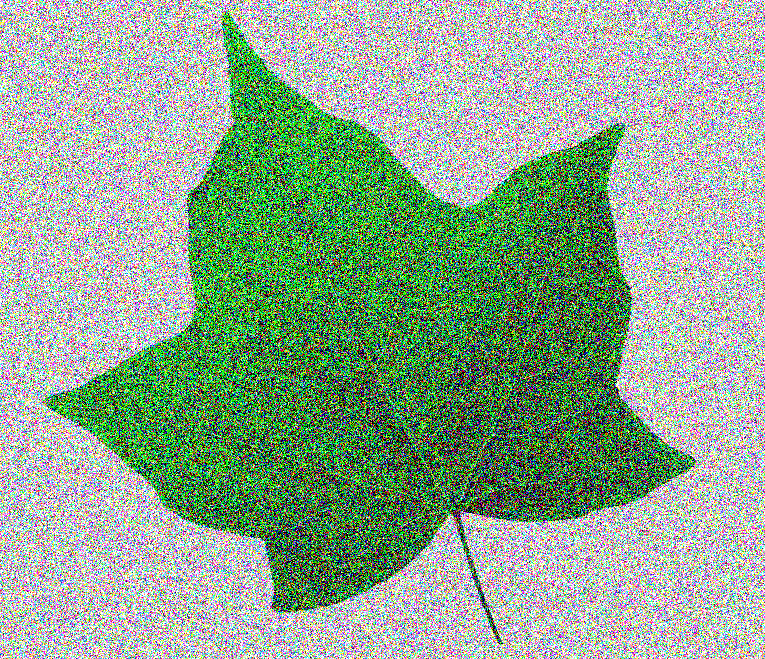
#> input picture resources/leaf-noise.png, 765 x 659 px
$ python '7.3. otsu threshold.py'
#> lines starting #> are read from the running program, lines starting #| are printed output that depends on the picture; after the words box and inside, x2 and y2 are one past the last pixel; in counts of white or black regions, pixels touching at a corner belong together
import cv2

img = cv2.imread('../resources/leaf-noise.png')
#> img is the input picture: shape (659, 765, 3); mean B, G, R 143.7, 166.8, 143.8

imggray = cv2.cvtColor(img, code= cv2.COLOR_BGR2GRAY)
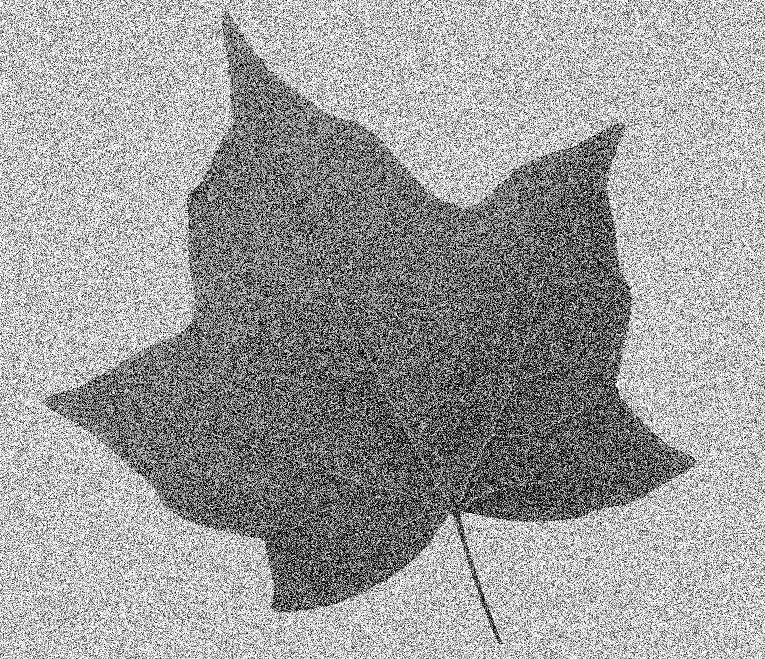
#> imggray: shape (659, 765); min 0, max 255, mean 157.3

imgblur = cv2.GaussianBlur(imggray, ksize=(11,11), sigmaX=0)
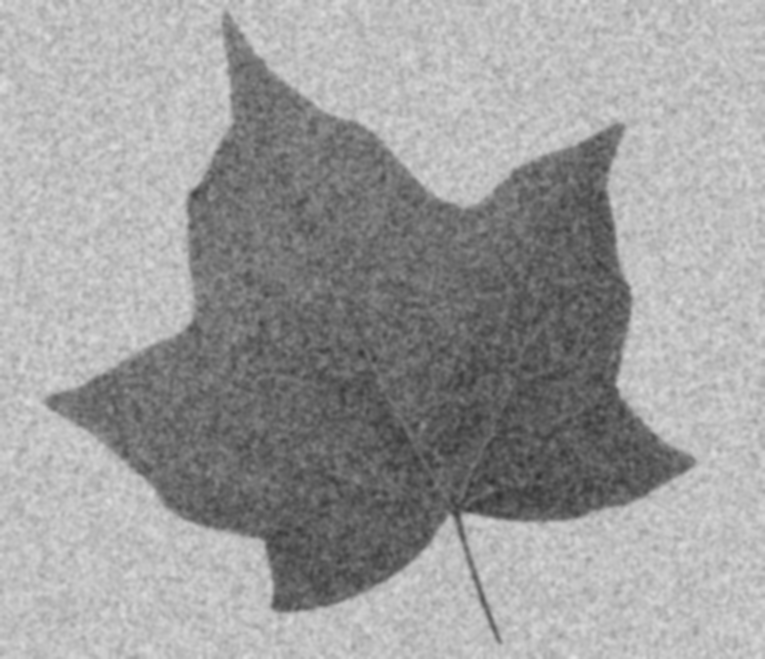
#> imgblur: shape (659, 765); min 49, max 226, mean 157.3

ret, imgResult = cv2.threshold(imgblur,thresh=0, maxval=255, type=cv2.THRESH_BINARY + cv2.THRESH_OTSU)
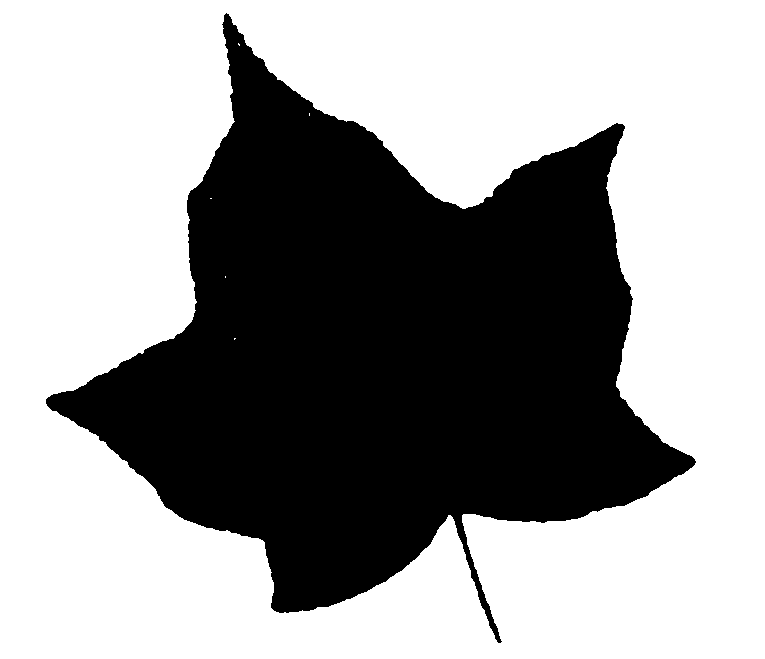
#> imgResult: shape (659, 765); 61.7% white; 1 black region, box (x1, y1, x2, y2) and area: (46, 13, 696, 643) 193232
#> ret = 147

print(imgResult.shape)
#| (659, 765)
cv2.imshow('out', img)
cv2.imshow('imggray', imggray)
cv2.imshow('imgblur', imgblur)
cv2.imshow('imgResult', imgResult)
# cv2.imshow('out', img)q


cv2.waitKey()
